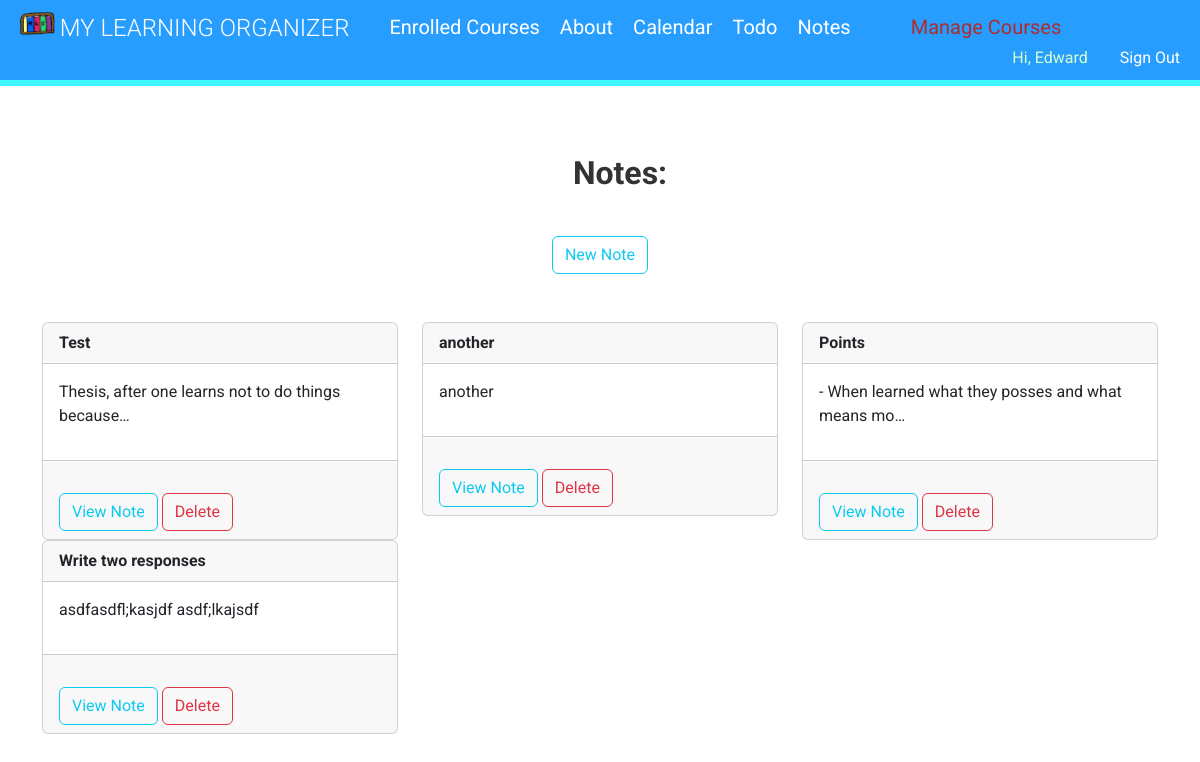
Screenshot of /notes/ (signed in) with the database file from the repository.
### notes/models.py (models this page shows)
class Notes(models.Model):
    title = models.CharField(max_length=200)
    description = models.TextField(max_length=30000)
    created = models.DateTimeField(auto_now_add=True)
    user = models.ForeignKey(User,on_delete=models.CASCADE, related_name='notes')

### notes/views.py (the view)
# urls.py: path('', views.NotesListView.as_view(), name="notes.list"),
class NotesListView(LoginRequiredMixin, ListView):
    model = Notes
    template_name = 'notes/note_list.html'
    context_object_name = 'notes'
    login_url = "/login"
    def get_queryset(self):
        return self.request.user.notes.all()

### courses/templatetags/course.py (called while the page is built)
@register.filter(name='has_group')
def has_group(user, instructors):
    group = Group.objects.get(name=instructors)
    return True if group in user.groups.all() else False

### notes/templates/notes/notes_list.html
{% extends 'notesBase.html'%}
{% load static %}
{% block content %}
<div class="row">
    <div class="col">
        <div class="notes_list_heading text-center">
            <h1 class="fs-2 fw-bold" >Notes:</h1>
            <a href="{% url 'notes.new' %}" class="btn btn-outline-info btn-block mt-4">New Note </a>
        </div>
        <br>
        <br>
    </div>
</div>
<div class="row">
    {% for note in notes %}
    <div class="col-md-4">
        <div class="card">
            <div class="card-header fw-bold">{{note.title}}</div>
            <div class="card-body">
                <p>{{note.description|truncatechars:50}}</p>
            </div>
            <div class="card-footer">
                <a href="{% url 'notes.detail' pk=note.id %}" class="btn btn-outline-info btn-block mt-4">View Note </a>
                <a href="{% url 'notes.delete' pk=note.id %}" class="btn btn-outline-danger btn-block mt-4">Delete</a>
            </div>
        </div>
    </div>
    {% endfor %}
</div>
{% endblock %}

### courses/templates/navigation.html (shortened to what this page needs)
{% load course %}
{% load static %}
<div id="header">
     <img style="float: left; padding-right: 5px; padding-top: 2px;" height="25px" class="logoNav" src="{% static 'images/MLOLogo.png' %}" alt="This is my sites logo">
    <a href="/" class="logo">My Learning Organizer</a>
    {% if request.user.is_authenticated %}<a href="{% url 'student_course_list' %}" class="menu-bar-first">Enrolled Courses</a> {% endif %}
    <a href="{% url "about" %}" class="menu-bar">About</a>
    {% if request.user.is_authenticated %}<a href="{% url 'home' %}" class="menu-bar">Calendar</a> {% endif %}
    {% if request.user.is_authenticated %}<a href="{% url 'todo-index' %}" class="menu-bar">Todo</a> {% endif %}
    {% if request.user.is_authenticated %}<a href="{% url 'notes.list' %}" class="menu-bar">Notes</a> {% endif %}
    {% if request.user|has_group:"instructors" %}<a href="{% url 'manage_course_list' %}"  class="menu-bar manage">Manage Courses</a>{% endif %}
    <ul class="menu">
        {% if request.user.is_authenticated %}
            <li><div id="name">Hi, {% if request.user.first_name %}{{ request.user.first_name }}{% else %}{{request.user|title}}{% endif %}</div><a class="sign-in-out" href="{% url 'logout' %}">Sign Out</a></li>
        {% else %}
            <li><a class="sign-in-out"  href="{% url 'login' %}">Sign In</a></li>
        {% endif %}
    </ul>
</div>

### courses/static/css/base.css (style rules this page uses)
body { margin:0; padding: 0; font-family:'Roboto', sans-serif; font-weight:400; color:#333; }
a { color:#279EFF; text-decoration:none; }
ul { float:left; }
h1, h2, h3, h4, h5, h6 { font-family:'Roboto', sans-serif; font-weight:300; }
h1 { width:100%; overflow:auto; padding:20px 0 20px 40px; margin:0; }
#header { background-color: #279EFF; overflow:auto; padding:10px 20px; border-bottom:6px solid #40F8FF; }
#header .logo { text-decoration:none; font-family:'Roboto', sans-serif; font-weight:300; text-transform:uppercase; font-size:24px; color:#fff; float:left; }
.logoNav { float: left !important; height: 25px; padding-top: 2px; padding-right: 5px; }
#header a { color:#fff; }
#header .menu { list-style:none; float:right; margin:0; padding:0; }
#header .menu-bar-first { float: left; padding-left: 2em; padding-top: 2px; font-size: 20px; }
#name { color: #D5FFD0; float: inline-start; padding-top: 4px; padding-right: 2em; }
.sign-in-out { float: right; padding-top: 4px; color: green; }
#header .menu-bar.manage { color: #ae2c2c; float: left; padding-left: 3em; }
#header .menu-bar { float: left; padding-left: 1em; padding-top: 2px; font-size: 20px; }
html, body { scroll-behavior: smooth !important; }

### rows the page displays
Notes: title "Test", description "Thesis, after one learns not to do things because…"
Notes: title "another", description "another"
Notes: title "Points", description "- When learned what they posses and what means mo…"
Notes: title "Write two responses", description "asdfasdfl;kasjdf asdf;lkajsdf"

### other values shown
{{ request.user.first_name }} "Edward"
